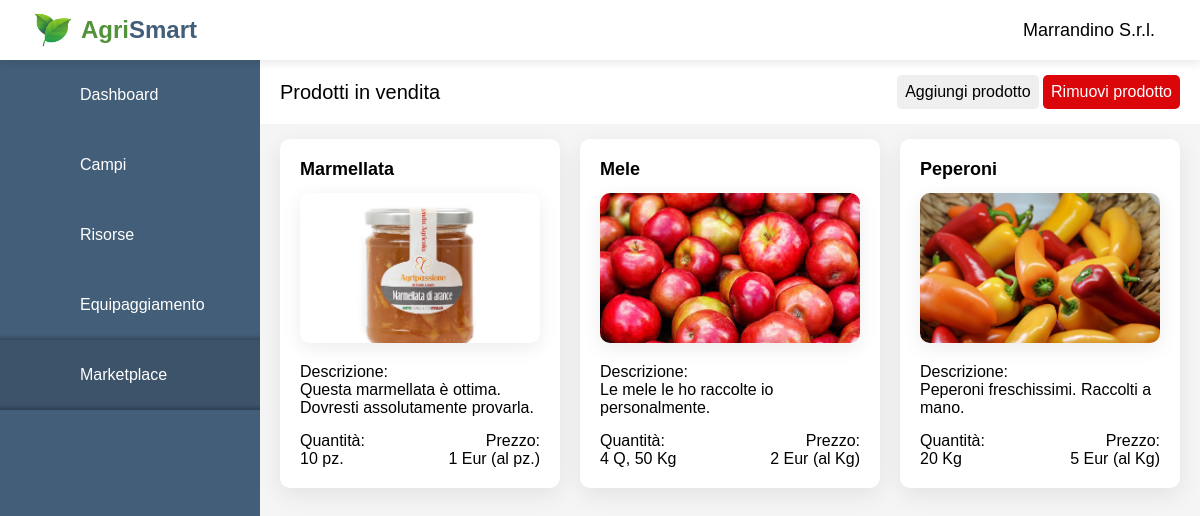
The app's page /agrismart/dashboard/market.php (signed in) with its own data.
### tables this page shows
CREATE TABLE `prodotti_market` (
  `id_prodotto` int(11) NOT NULL,
  `nome_prodotto` varchar(100) NOT NULL,
  `descrizione_prodotto` text DEFAULT NULL,
  `qnt_prodotto` int(11) NOT NULL,
  `prezzo` int(11) NOT NULL,
  `tipo_qnt` tinyint(1) NOT NULL,
  `tipo_prezzo` int(2) NOT NULL,
  `percorso_img` varchar(255) NOT NULL,
  `id_utente` int(11) NOT NULL
);

### agrismart/dashboard/market.php (the view, shortened to what this page needs)
<?php
    require_once "../main-page/scripts/database.php";
?>
<!DOCTYPE html>
<html lang="en">
<head>
    <link rel="stylesheet" href="https://atugatran.github.io/FontAwesome6Pro/css/all.min.css" >
    <link rel="stylesheet" href="styles/style_market.css">
</head>
<body>
    <div class="container">
        <div class="topbar">
            <div class="topbar-logo">
                <a id="topbar-link-logo" href="dashboard.php">
                    <img src="/agrismart/img/leaf.png">
                    <h2 style="color: #52923a;">Agri</h2>
                    <h2 style="color: #435e78;">Smart</h2>
                </a>
            </div>
            <div class="topbar-session">
                <h3 id="topbar-farm-name"><?php echo $_SESSION['nomeAzienda']?></h3>
                <a href="scripts/logout.php"><button id="topbar-logout-btn"><i class='fa-regular fa-arrow-right-from-bracket'></i></button></a>
            </div>
        </div>
        <div class="sidebar">
            <div class="sidebar-button" id="sidebar-dashboard-button">
                <a href="dashboard.php">
                    <div>Dashboard</div>
                </a>
            </div>
            <div class="sidebar-button" id="sidebar-fields-button">
                <a href="fields.php">
                    <div>Campi</div>
                </a>
            </div>
            <div class="sidebar-button" id="sidebar-resources-button">
                <a href="resources.php">
                    <div>Risorse</div>
                </a>
            </div>
            <div class="sidebar-button" id="sidebar-equip-button">
                <a href="equip.php">
                    <div>Equipaggiamento</div>
                </a>
            </div>
            <div class="sidebar-button" id="sidebar-market-button">
                <a href="market.php">
                    <div>Marketplace</div>
                </a>
            </div>
        </div>
        <div class="main">
            <div class="upbar">
                <div class="upbar-title">Prodotti in vendita</div>
                <div class="upbar-buttons">
                    <button id="upbar-add-btn">Aggiungi prodotto</button>
                    <button id="upbar-remove-btn">Rimuovi prodotto</button>
                </div>
            </div>
            <div class="cards">
                <?php
                    $sql = "SELECT * FROM prodotti_market WHERE id_utente = ?";
                    $stmt = mysqli_stmt_init($conn);
                    if (mysqli_stmt_prepare($stmt, $sql)) {
                        mysqli_stmt_bind_param($stmt, "i", $_SESSION["idUtente"]);
                        mysqli_stmt_execute($stmt);
                        $result = mysqli_stmt_get_result($stmt);
                        while ($row = mysqli_fetch_assoc($result)) {
                            echo "<div class='card'>" .
                                    "<div class='card-name'>". $row["nome_prodotto"] ."</div>" .
                                    "<img class='card-photo' src='" . $row['percorso_img'] ."'>" .
                                    "<div class='card-label' style='margin-top:20px;'>Descrizione:</div>" .
                                    "<div class='card-label-text'>" . $row['descrizione_prodotto'] . "</div>" .
                                    "<div class='card-columns'>" .
                                        "<div class='first-column'>" .
                                            "<div class='card-label' style='margin-top:15px;'>Quantità:</div>";
                                                if($row['tipo_qnt'] == 0){
                                                    echo "<div>" . $row['qnt_prodotto']. " pz.</div>";
                                                }
                                                else{
                                                    $t = intdiv($row['qnt_prodotto'], 1000);
                                                    $q = intdiv($row['qnt_prodotto'] % 1000, 100);
                                                    $kg = $row['qnt_prodotto'] % 100;
                                                    echo "<div>";
                                                    echo  ($t > 0 ? " $t T" : "") . ($t>0 & $kg>0 & $q==0? "," : "").($t>0 & $q>0 ? "," : "") . ($q > 0 ? " $q Q" : "") . ($q>0 & $kg>0 ? "," : "") . ($kg > 0 ? " $kg Kg" : "") . (($q==0 & $kg==0 & $t==0 ? "Vuoto" : ""));
                                                    echo "</div>";
                                                }
                            echo            "</div>
                                                <div class='second-column'>
                                                    <div class='card-label' style='margin-top:15px;'>Prezzo:</div>
                                                    <div>" . $row['prezzo']. " Eur";
                                                    switch($row['tipo_prezzo']){
                                                        case 0:
                                                            echo " (al pz.)";
                                                            break;
                                                        case 1:
                                                            echo " (al Kg)";
                                                            break;
                                                    }
                            echo                    "</div>
                                                </div>";
                            echo    "</div>";
                            echo    "<form action='market.php' method='post'>" .
                                        "<input type='hidden' name='id-product-submit' value='" . $row["id_prodotto"] . "'>" .
                                        "<button type='submit' name='delete-product-submit' class='card-delete disabled'>-</button>" .
                                    "</form>" .
                                 "</div>";
                        }
                    }
                ?>
            </div>
        </div>
    </div>
</body>
</html>

### agrismart/dashboard/styles/style_market.css (style rules this page uses)
* { padding: 0; margin: 0; box-sizing: border-box; font-family: 'Montserrat', sans-serif; }
.main { position: absolute; top: 60px; width: calc(100% - 260px); left: 260px; min-height: calc(100vh - 60px); background: #f5f5f5; }
.topbar { position: fixed; background-color: #fff; box-shadow: 0 4px 8px 0 rgba(0,0,0,0.08); padding: 0 20px; height: 60px; width: 100%; display: flex; justify-content: space-between; align-items: center; z-index: 1; }
.topbar-logo img { width: 36px; margin-right: 10px; }
.topbar-session { display: flex; flex-direction: row; align-items: center; }
#topbar-link-logo { display: flex; align-items: center; text-decoration: none; padding-left: 15px; }
#topbar-farm-name { font-size: 18px; font-weight: 500; }
.sidebar { position: fixed; top: 60px; width: 260px; height: calc(100% - 60px); background:#435e78; overflow-x: hidden; }
.sidebar-button { width: 100%; padding: 5px 20px; background-color: #435e78; }
.sidebar-button a { width: 100%; font-weight: 450; text-decoration: none; color: #fff; height: 60px; display: flex; align-items: center; }
#sidebar-market-button { box-shadow: inset 0px -10px 6px -10px rgba(0, 0, 0, 0.5); background-color: #3c536a; }
#sidebar-equip-button { box-shadow: inset 0px -10px 6px -10px rgba(0, 0, 0, 0.5); }
.upbar { display: grid; grid-template-columns: 2fr auto; padding: 15px 20px; background-color: #fff; align-items: center; }
.upbar-title { font-size:20px; font-weight: 400; }
.upbar-buttons button { padding: 8px; border: none; border-radius: 5px; font-size: 16px; cursor: pointer; transition: 0.2s; }
#upbar-remove-btn { color:#fff; background-color: #db060a; }
.cards { padding: 15px 20px; display: grid; grid-template-columns: repeat(3,1fr); grid-gap: 20px; }
.card { max-width:300px; position: relative; padding: 20px; display:flex; flex-direction: column; background: #fff; border-radius: 10px; box-shadow: 0 7px 25px rgba(0,0,0,0.08); }
.card-name { font-size: 18px; font-weight: 600; margin-bottom: 10px; }
.card-photo { object-fit: cover; margin-top: 3px; height: 150px; max-width: auto; border-radius: 10px; box-shadow: 0 5px 20px rgba(0,0,0,0.08); }
.card-label { font-weight: 500; }
.card-label-text { overflow-wrap: break-word; }
.card-columns { display: flex; flex-direction: row; justify-content: space-between; }
.card .second-column { text-align: right; }

### records on screen
prodotti_market: nome_prodotto "Marmellata", percorso_img (picture), descrizione_prodotto "Questa marmellata è ottima. Dovresti assolutamente provarla.", qnt_prodotto "10", prezzo "1", tipo_prezzo "(al pz.)"
prodotti_market: nome_prodotto "Mele", percorso_img (picture), descrizione_prodotto "Le mele le ho raccolte io personalmente.", qnt_prodotto "4", qnt_prodotto "50", prezzo "2", tipo_prezzo "(al Kg)"
prodotti_market: nome_prodotto "Peperoni", percorso_img (picture), descrizione_prodotto "Peperoni freschissimi. Raccolti a mano.", qnt_prodotto "20", prezzo "5", tipo_prezzo "(al Kg)"

### other values on screen
$_SESSION['nomeAzienda'] "Marrandino S.r.l."
